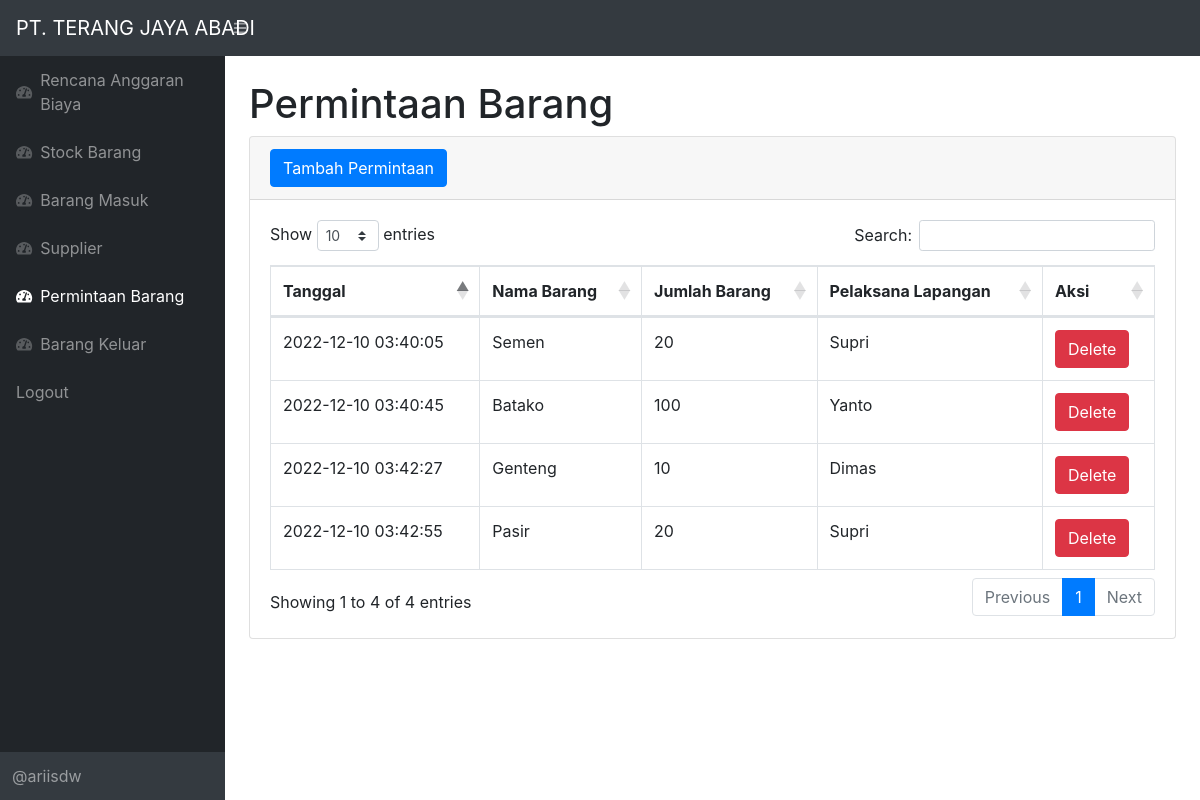
Page /permintaanbarang.php (signed in) on the committed database.
### tables this page shows
CREATE TABLE `permintaanbarang` (
  `idpermintaanbarang` varchar(11) NOT NULL,
  `idbarang` varchar(11) NOT NULL,
  `tanggal` timestamp NOT NULL DEFAULT current_timestamp(),
  `jumlahbarang` int(11) NOT NULL,
  `pelaksanalapangan` varchar(25) NOT NULL
);

CREATE TABLE `stock` (
  `idbarang` varchar(11) NOT NULL,
  `idrab` varchar(11) NOT NULL,
  `namabarang` varchar(25) NOT NULL,
  `satuan` varchar(25) NOT NULL,
  `stock` int(11) NOT NULL,
  `hargasatuan` int(11) NOT NULL,
  `totalharga` int(11) NOT NULL
);

### permintaanbarang.php (the view, shortened to what this page needs)
<?php
require 'fungsi.php';
?>
<!DOCTYPE html>
<html lang="en">
    <head>
        <link href="css/styles.css" rel="stylesheet" />
        <link href="https://cdn.datatables.net/1.10.20/css/dataTables.bootstrap4.min.css" rel="stylesheet" />
    </head>
    <body class="sb-nav-fixed">
        <nav class="sb-topnav navbar navbar-expand navbar-dark bg-dark">
            <a class="navbar-brand" href="index.php">PT. TERANG JAYA ABADI</a>
            <button class="btn btn-link btn-sm order-1 order-lg-0" id="sidebarToggle" href="#"><i class="fas fa-bars"></i></button>
        </nav>
        <div id="layoutSidenav">
            <div id="layoutSidenav_nav">
                <nav class="sb-sidenav accordion sb-sidenav-dark" id="sidenavAccordion">
                    <div class="sb-sidenav-menu">
                        <div class="nav">
                        <a class="nav-link" href="rab.php">
                                <div class="sb-nav-link-icon"><i class="fas fa-tachometer-alt"></i></div>
                                Rencana Anggaran Biaya
                            </a>
                        <a class="nav-link" href="index.php">
                            <div class="sb-nav-link-icon"><i class="fas fa-tachometer-alt"></i></div>
                            Stock Barang
                        </a>
                        <a class="nav-link" href="masuk.php">
                            <div class="sb-nav-link-icon"><i class="fas fa-tachometer-alt"></i></div>
                            Barang Masuk
                        </a>
                        <a class="nav-link" href="supplier.php">
                            <div class="sb-nav-link-icon"><i class="fas fa-tachometer-alt"></i></div>
                            Supplier
                        </a>
                        <a class="nav-link" href="permintaanbarang.php">
                            <div class="sb-nav-link-icon"><i class="fas fa-tachometer-alt"></i></div>
                            Permintaan Barang
                        </a>
                        <a class="nav-link" href="keluar.php">
                            <div class="sb-nav-link-icon"><i class="fas fa-tachometer-alt"></i></div>
                            Barang Keluar
                        </a>
                            <a class="nav-link" href="logout.php">
                                Logout
                            </a>
                        </div>
                    </div>
                    <div class="sb-sidenav-footer">
                        @ariisdw
                    </div>
                </nav>
            </div>
            <div id="layoutSidenav_content">
                <main>
                    <div class="container-fluid">
                        <h1 class="mt-4">Permintaan Barang</h1>
                        <div class="card mb-4">
                            <div class="card-header">
                                <button type="button" class="btn btn-primary" data-toggle="modal" data-target="#myModal">
                                    Tambah Permintaan
                                </button>
                            </div>
                            <div class="card-body">
                                <div class="table-responsive">
                                    <table class="table table-bordered" id="dataTable" width="100%" cellspacing="0">
                                        <thead>
                                            <tr>
                                                <th>Tanggal</th>
                                                <th>Nama Barang</th>
                                                <th>Jumlah Barang</th>
                                                <th>Pelaksana Lapangan</th>
                                                <th>Aksi</th>
                                            </tr>
                                        </thead>
                                        <tbody>
                                        <?php
                                             $ambilsemuadatastock = mysqli_query($conn,"select * from permintaanbarang p, stock s where s.idbarang = p.idbarang");
                                             while($data=mysqli_fetch_array($ambilsemuadatastock)){
                                                $idp = $data['idpermintaanbarang'];
                                                $tanggal = $data['tanggal'];
                                                $namabarang = $data['namabarang'];
                                                $jumlahbarang = $data['jumlahbarang'];
                                                $pelaksanalapangan = $data['pelaksanalapangan'];
                                            ?>
                                            <tr>
                                                <td><?=$tanggal;?></td>
                                                <td><?=$namabarang;?></td>
                                                <td><?=$jumlahbarang;?></td>
                                                <td><?=$pelaksanalapangan;?></td>
                                                <td>
                                                    <button type="button" class="btn btn-danger" data-toggle="modal" data-target="#delete<?=$idp;?>">
                                                        Delete
                                                    </button>
                                            </td>
                                            </tr>
                                            <?php
                                            };
                                            ?>
                                        </tbody>
                                    </table>
                                </div>
                            </div>
                        </div>
                    </div>
    </body>
</html>

### rows in the picture
permintaanbarang: tanggal "2022-12-10 03:40:05", idbarang.namabarang "Semen", jumlahbarang "20", pelaksanalapangan "Supri"
permintaanbarang: tanggal "2022-12-10 03:40:45", idbarang.namabarang "Batako", jumlahbarang "100", pelaksanalapangan "Yanto"
permintaanbarang: tanggal "2022-12-10 03:42:27", idbarang.namabarang "Genteng", jumlahbarang "10", pelaksanalapangan "Dimas"
permintaanbarang: tanggal "2022-12-10 03:42:55", idbarang.namabarang "Pasir", jumlahbarang "20", pelaksanalapangan "Supri"
